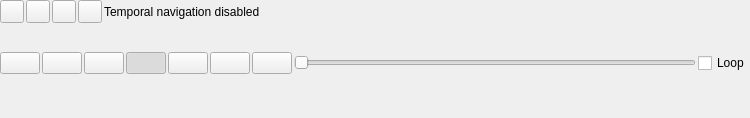
<?xml version="1.0" encoding="UTF-8"?>
<ui version="4.0">
 <class>QgsTemporalControllerWidgetBase</class>
 <widget class="QgsPanelWidget" name="QgsTemporalControllerWidgetBase">
  <property name="geometry">
   <rect>
    <x>0</x>
    <y>0</y>
    <width>750</width>
    <height>118</height>
   </rect>
  </property>
  <property name="windowTitle">
   <string>QgsDockWidget</string>
  </property>
  <layout class="QVBoxLayout" name="verticalLayout">
   <property name="leftMargin">
    <number>0</number>
   </property>
   <property name="topMargin">
    <number>0</number>
   </property>
   <property name="rightMargin">
    <number>0</number>
   </property>
   <property name="bottomMargin">
    <number>0</number>
   </property>
   <item>
    <layout class="QHBoxLayout" name="horizontalLayout">
     <property name="spacing">
      <number>2</number>
     </property>
     <item>
      <widget class="QToolButton" name="mNavigationOff">
       <property name="toolTip">
        <string>Turn off temporal navigation</string>
       </property>
       <property name="text">
        <string/>
       </property>
       <property name="icon">
        <iconset resource="../../images/images.qrc">
         <normaloff>:/images/themes/default/mTemporalNavigationOff.svg</normaloff>:/images/themes/default/mTemporalNavigationOff.svg</iconset>
       </property>
       <property name="checkable">
        <bool>true</bool>
       </property>
       <property name="autoRaise">
        <bool>false</bool>
       </property>
      </widget>
     </item>
     <item>
      <widget class="QToolButton" name="mNavigationFixedRange">
       <property name="toolTip">
        <string>Fixed range temporal navigation</string>
       </property>
       <property name="text">
        <string/>
       </property>
       <property name="icon">
        <iconset resource="../../images/images.qrc">
         <normaloff>:/images/themes/default/mTemporalNavigationFixedRange.svg</normaloff>:/images/themes/default/mTemporalNavigationFixedRange.svg</iconset>
       </property>
       <property name="checkable">
        <bool>true</bool>
       </property>
       <property name="autoRaise">
        <bool>false</bool>
       </property>
      </widget>
     </item>
     <item>
      <widget class="QToolButton" name="mNavigationAnimated">
       <property name="toolTip">
        <string>Animated temporal navigation</string>
       </property>
       <property name="text">
        <string/>
       </property>
       <property name="icon">
        <iconset resource="../../images/images.qrc">
         <normaloff>:/images/themes/default/mTemporalNavigationAnimated.svg</normaloff>:/images/themes/default/mTemporalNavigationAnimated.svg</iconset>
       </property>
       <property name="checkable">
        <bool>true</bool>
       </property>
       <property name="autoRaise">
        <bool>false</bool>
       </property>
      </widget>
     </item>
     <item>
      <widget class="QToolButton" name="mNavigationMovie">
       <property name="toolTip">
        <string>Animated temporal navigation</string>
       </property>
       <property name="text">
        <string/>
       </property>
       <property name="icon">
        <iconset resource="../../images/images.qrc">
         <normaloff>:/images/themes/default/mTemporalNavigationAnimated.svg</normaloff>:/images/themes/default/mTemporalNavigationAnimated.svg</iconset>
       </property>
       <property name="checkable">
        <bool>true</bool>
       </property>
       <property name="autoRaise">
        <bool>false</bool>
       </property>
      </widget>
     </item>
     <item>
      <widget class="QLabel" name="mCurrentRangeLabel">
       <property name="sizePolicy">
        <sizepolicy hsizetype="Expanding" vsizetype="Preferred">
         <horstretch>0</horstretch>
         <verstretch>0</verstretch>
        </sizepolicy>
       </property>
       <property name="text">
        <string>Temporal navigation disabled</string>
       </property>
      </widget>
     </item>
     <item>
      <widget class="QToolButton" name="mSettings">
       <property name="text">
        <string/>
       </property>
       <property name="icon">
        <iconset resource="../../images/images.qrc">
         <normaloff>:/images/themes/default/propertyicons/settings.svg</normaloff>:/images/themes/default/propertyicons/settings.svg</iconset>
       </property>
       <property name="autoRaise">
        <bool>true</bool>
       </property>
      </widget>
     </item>
    </layout>
   </item>
   <item>
    <widget class="QStackedWidget" name="mNavigationModeStackedWidget">
     <property name="currentIndex">
      <number>3</number>
     </property>
     <widget class="QWidget" name="p1">
      <layout class="QVBoxLayout" name="verticalLayoutP1">
       <property name="spacing">
        <number>2</number>
       </property>
       <property name="leftMargin">
        <number>0</number>
       </property>
       <property name="topMargin">
        <number>0</number>
       </property>
       <property name="rightMargin">
        <number>0</number>
       </property>
       <property name="bottomMargin">
        <number>0</number>
       </property>
      </layout>
     </widget>
     <widget class="QWidget" name="p2">
      <layout class="QVBoxLayout" name="verticalLayoutP2">
       <property name="spacing">
        <number>2</number>
       </property>
       <property name="leftMargin">
        <number>0</number>
       </property>
       <property name="topMargin">
        <number>0</number>
       </property>
       <property name="rightMargin">
        <number>0</number>
       </property>
       <property name="bottomMargin">
        <number>0</number>
       </property>
       <item>
        <layout class="QHBoxLayout" name="horizontalLayout_5">
         <item>
          <widget class="QLabel" name="mFixedRangeRangeLabel">
           <property name="text">
            <string>Range</string>
           </property>
          </widget>
         </item>
         <item>
          <widget class="QDateTimeEdit" name="mFixedRangeStartDateTime">
           <property name="sizePolicy">
            <sizepolicy hsizetype="MinimumExpanding" vsizetype="Fixed">
             <horstretch>0</horstretch>
             <verstretch>0</verstretch>
            </sizepolicy>
           </property>
           <property name="displayFormat">
            <string>M/d/yyyy h:mm AP</string>
           </property>
           <property name="timeSpec">
            <enum>Qt::UTC</enum>
           </property>
          </widget>
         </item>
         <item>
          <spacer name="horizontalSpacer_2">
           <property name="orientation">
            <enum>Qt::Horizontal</enum>
           </property>
           <property name="sizeType">
            <enum>QSizePolicy::Fixed</enum>
           </property>
           <property name="sizeHint" stdset="0">
            <size>
             <width>5</width>
             <height>20</height>
            </size>
           </property>
          </spacer>
         </item>
         <item>
          <widget class="QLabel" name="mFixedRangeRangeToLabel">
           <property name="text">
            <string>&lt;html&gt;&lt;head/&gt;&lt;body&gt;&lt;p&gt;≤ &lt;span style=&quot; font-style:italic;&quot;&gt;t&lt;/span&gt; &amp;lt;&lt;/p&gt;&lt;/body&gt;&lt;/html&gt;</string>
           </property>
          </widget>
         </item>
         <item>
          <spacer name="horizontalSpacer_3">
           <property name="orientation">
            <enum>Qt::Horizontal</enum>
           </property>
           <property name="sizeType">
            <enum>QSizePolicy::Fixed</enum>
           </property>
           <property name="sizeHint" stdset="0">
            <size>
             <width>5</width>
             <height>20</height>
            </size>
           </property>
          </spacer>
         </item>
         <item>
          <widget class="QDateTimeEdit" name="mFixedRangeEndDateTime">
           <property name="sizePolicy">
            <sizepolicy hsizetype="MinimumExpanding" vsizetype="Fixed">
             <horstretch>0</horstretch>
             <verstretch>0</verstretch>
            </sizepolicy>
           </property>
           <property name="displayFormat">
            <string>M/d/yyyy h:mm AP</string>
           </property>
           <property name="timeSpec">
            <enum>Qt::UTC</enum>
           </property>
          </widget>
         </item>
         <item>
          <widget class="QToolButton" name="mFixedRangeSetRangeButton">
           <property name="text">
            <string/>
           </property>
           <property name="icon">
            <iconset resource="../../images/images.qrc">
             <normaloff>:/images/themes/default/mActionRefresh.svg</normaloff>:/images/themes/default/mActionRefresh.svg</iconset>
           </property>
           <property name="autoRaise">
            <bool>true</bool>
           </property>
          </widget>
         </item>
         <item>
          <spacer name="horizontalSpacer2">
           <property name="orientation">
            <enum>Qt::Horizontal</enum>
           </property>
           <property name="sizeHint" stdset="0">
            <size>
             <width>40</width>
             <height>20</height>
            </size>
           </property>
          </spacer>
         </item>
        </layout>
       </item>
       <item>
        <spacer name="verticalSpacer2">
         <property name="orientation">
          <enum>Qt::Vertical</enum>
         </property>
         <property name="sizeHint" stdset="0">
          <size>
           <width>20</width>
           <height>40</height>
          </size>
         </property>
        </spacer>
       </item>
      </layout>
     </widget>
     <widget class="QWidget" name="p3">
      <layout class="QVBoxLayout" name="verticalLayoutP3">
       <property name="spacing">
        <number>2</number>
       </property>
       <property name="leftMargin">
        <number>0</number>
       </property>
       <property name="topMargin">
        <number>0</number>
       </property>
       <property name="rightMargin">
        <number>0</number>
       </property>
       <property name="bottomMargin">
        <number>0</number>
       </property>
       <item>
        <layout class="QHBoxLayout" name="horizontalLayout1">
         <property name="spacing">
          <number>2</number>
         </property>
         <item>
          <widget class="QPushButton" name="mRewindButton">
           <property name="text">
            <string/>
           </property>
           <property name="icon">
            <iconset resource="../../images/images.qrc">
             <normaloff>:/images/themes/default/temporal_navigation/rewindToStart.svg</normaloff>:/images/themes/default/temporal_navigation/rewindToStart.svg</iconset>
           </property>
          </widget>
         </item>
         <item>
          <widget class="QPushButton" name="mPreviousButton">
           <property name="text">
            <string/>
           </property>
           <property name="icon">
            <iconset resource="../../images/images.qrc">
             <normaloff>:/images/themes/default/temporal_navigation/previous.svg</normaloff>:/images/themes/default/temporal_navigation/previous.svg</iconset>
           </property>
          </widget>
         </item>
         <item>
          <widget class="QPushButton" name="mBackButton">
           <property name="text">
            <string/>
           </property>
           <property name="icon">
            <iconset resource="../../images/images.qrc">
             <normaloff>:/images/themes/default/temporal_navigation/back.svg</normaloff>:/images/themes/default/temporal_navigation/back.svg</iconset>
           </property>
           <property name="checkable">
            <bool>true</bool>
           </property>
          </widget>
         </item>
         <item>
          <widget class="QPushButton" name="mStopButton">
           <property name="text">
            <string/>
           </property>
           <property name="icon">
            <iconset resource="../../images/images.qrc">
             <normaloff>:/images/themes/default/temporal_navigation/pause.svg</normaloff>:/images/themes/default/temporal_navigation/pause.svg</iconset>
           </property>
           <property name="checkable">
            <bool>true</bool>
           </property>
           <property name="checked">
            <bool>true</bool>
           </property>
          </widget>
         </item>
         <item>
          <widget class="QPushButton" name="mForwardButton">
           <property name="text">
            <string/>
           </property>
           <property name="icon">
            <iconset resource="../../images/images.qrc">
             <normaloff>:/images/themes/default/temporal_navigation/forward.svg</normaloff>:/images/themes/default/temporal_navigation/forward.svg</iconset>
           </property>
           <property name="checkable">
            <bool>true</bool>
           </property>
          </widget>
         </item>
         <item>
          <widget class="QPushButton" name="mNextButton">
           <property name="text">
            <string/>
           </property>
           <property name="icon">
            <iconset resource="../../images/images.qrc">
             <normaloff>:/images/themes/default/temporal_navigation/next.svg</normaloff>:/images/themes/default/temporal_navigation/next.svg</iconset>
           </property>
          </widget>
         </item>
         <item>
          <widget class="QPushButton" name="mFastForwardButton">
           <property name="text">
            <string/>
           </property>
           <property name="icon">
            <iconset resource="../../images/images.qrc">
             <normaloff>:/images/themes/default/temporal_navigation/skipToEnd.svg</normaloff>:/images/themes/default/temporal_navigation/skipToEnd.svg</iconset>
           </property>
          </widget>
         </item>
         <item>
          <widget class="QSlider" name="mSlider">
           <property name="orientation">
            <enum>Qt::Horizontal</enum>
           </property>
           <property name="invertedAppearance">
            <bool>false</bool>
           </property>
           <property name="tickPosition">
            <enum>QSlider::NoTicks</enum>
           </property>
          </widget>
         </item>
         <item>
          <widget class="QCheckBox" name="mLoopingCheckBox">
           <property name="toolTip">
            <string>Automatically reset and repeat the animation endlessly</string>
           </property>
           <property name="text">
            <string>Loop</string>
           </property>
          </widget>
         </item>
        </layout>
       </item>
       <item>
        <layout class="QHBoxLayout" name="horizontalLayout_6">
         <item>
          <widget class="QLabel" name="mRangeLabel">
           <property name="text">
            <string>Animation range</string>
           </property>
          </widget>
         </item>
         <item>
          <widget class="QDateTimeEdit" name="mStartDateTime">
           <property name="sizePolicy">
            <sizepolicy hsizetype="MinimumExpanding" vsizetype="Fixed">
             <horstretch>0</horstretch>
             <verstretch>0</verstretch>
            </sizepolicy>
           </property>
           <property name="displayFormat">
            <string>M/d/yyyy h:mm AP</string>
           </property>
           <property name="timeSpec">
            <enum>Qt::UTC</enum>
           </property>
          </widget>
         </item>
         <item>
          <spacer name="horizontalSpacer_4">
           <property name="orientation">
            <enum>Qt::Horizontal</enum>
           </property>
           <property name="sizeType">
            <enum>QSizePolicy::Fixed</enum>
           </property>
           <property name="sizeHint" stdset="0">
            <size>
             <width>5</width>
             <height>20</height>
            </size>
           </property>
          </spacer>
         </item>
         <item>
          <widget class="QLabel" name="mRangeToLabel">
           <property name="text">
            <string>to</string>
           </property>
          </widget>
         </item>
         <item>
          <spacer name="horizontalSpacer_5">
           <property name="orientation">
            <enum>Qt::Horizontal</enum>
           </property>
           <property name="sizeType">
            <enum>QSizePolicy::Fixed</enum>
           </property>
           <property name="sizeHint" stdset="0">
            <size>
             <width>5</width>
             <height>20</height>
            </size>
           </property>
          </spacer>
         </item>
         <item>
          <widget class="QDateTimeEdit" name="mEndDateTime">
           <property name="sizePolicy">
            <sizepolicy hsizetype="MinimumExpanding" vsizetype="Fixed">
             <horstretch>0</horstretch>
             <verstretch>0</verstretch>
            </sizepolicy>
           </property>
           <property name="displayFormat">
            <string>M/d/yyyy h:mm AP</string>
           </property>
           <property name="timeSpec">
            <enum>Qt::UTC</enum>
           </property>
          </widget>
         </item>
         <item>
          <widget class="QToolButton" name="mSetRangeButton">
           <property name="text">
            <string/>
           </property>
           <property name="icon">
            <iconset resource="../../images/images.qrc">
             <normaloff>:/images/themes/default/mActionRefresh.svg</normaloff>:/images/themes/default/mActionRefresh.svg</iconset>
           </property>
           <property name="autoRaise">
            <bool>true</bool>
           </property>
          </widget>
         </item>
         <item>
          <widget class="QLabel" name="mStepLabel">
           <property name="text">
            <string>Step</string>
           </property>
          </widget>
         </item>
         <item>
          <widget class="QgsDoubleSpinBox" name="mStepSpinBox">
           <property name="sizePolicy">
            <sizepolicy hsizetype="Maximum" vsizetype="Fixed">
             <horstretch>0</horstretch>
             <verstretch>0</verstretch>
            </sizepolicy>
           </property>
           <property name="maximumSize">
            <size>
             <width>130</width>
             <height>16777215</height>
            </size>
           </property>
           <property name="decimals">
            <number>3</number>
           </property>
          </widget>
         </item>
         <item>
          <widget class="QComboBox" name="mTimeStepsComboBox">
           <property name="editable">
            <bool>false</bool>
           </property>
           <property name="currentText">
            <string/>
           </property>
          </widget>
         </item>
         <item>
          <widget class="QToolButton" name="mExportAnimationButton">
           <property name="toolTip">
            <string>Export Animation</string>
           </property>
           <property name="text">
            <string/>
           </property>
           <property name="icon">
            <iconset resource="../../images/images.qrc">
             <normaloff>:/images/themes/default/mActionFileSave.svg</normaloff>:/images/themes/default/mActionFileSave.svg</iconset>
           </property>
           <property name="autoRaise">
            <bool>true</bool>
           </property>
          </widget>
         </item>
         <item>
          <spacer name="horizontalSpacer">
           <property name="orientation">
            <enum>Qt::Horizontal</enum>
           </property>
           <property name="sizeHint" stdset="0">
            <size>
             <width>40</width>
             <height>20</height>
            </size>
           </property>
          </spacer>
         </item>
        </layout>
       </item>
       <item>
        <spacer name="verticalSpacer_2">
         <property name="orientation">
          <enum>Qt::Vertical</enum>
         </property>
         <property name="sizeHint" stdset="0">
          <size>
           <width>20</width>
           <height>40</height>
          </size>
         </property>
        </spacer>
       </item>
      </layout>
     </widget>
     <widget class="QWidget" name="page">
      <layout class="QGridLayout" name="gridLayout">
       <property name="leftMargin">
        <number>0</number>
       </property>
       <property name="topMargin">
        <number>0</number>
       </property>
       <property name="rightMargin">
        <number>0</number>
       </property>
       <property name="bottomMargin">
        <number>0</number>
       </property>
       <item row="0" column="0">
        <layout class="QHBoxLayout" name="horizontalLayout1_2">
         <property name="spacing">
          <number>2</number>
         </property>
         <item>
          <widget class="QPushButton" name="mRewindButton_2">
           <property name="text">
            <string/>
           </property>
           <property name="icon">
            <iconset resource="../../images/images.qrc">
             <normaloff>:/images/themes/default/temporal_navigation/rewindToStart.svg</normaloff>:/images/themes/default/temporal_navigation/rewindToStart.svg</iconset>
           </property>
          </widget>
         </item>
         <item>
          <widget class="QPushButton" name="mPreviousButton_2">
           <property name="text">
            <string/>
           </property>
           <property name="icon">
            <iconset resource="../../images/images.qrc">
             <normaloff>:/images/themes/default/temporal_navigation/previous.svg</normaloff>:/images/themes/default/temporal_navigation/previous.svg</iconset>
           </property>
          </widget>
         </item>
         <item>
          <widget class="QPushButton" name="mBackButton_2">
           <property name="text">
            <string/>
           </property>
           <property name="icon">
            <iconset resource="../../images/images.qrc">
             <normaloff>:/images/themes/default/temporal_navigation/back.svg</normaloff>:/images/themes/default/temporal_navigation/back.svg</iconset>
           </property>
           <property name="checkable">
            <bool>true</bool>
           </property>
          </widget>
         </item>
         <item>
          <widget class="QPushButton" name="mStopButton_2">
           <property name="text">
            <string/>
           </property>
           <property name="icon">
            <iconset resource="../../images/images.qrc">
             <normaloff>:/images/themes/default/temporal_navigation/pause.svg</normaloff>:/images/themes/default/temporal_navigation/pause.svg</iconset>
           </property>
           <property name="checkable">
            <bool>true</bool>
           </property>
           <property name="checked">
            <bool>true</bool>
           </property>
          </widget>
         </item>
         <item>
          <widget class="QPushButton" name="mForwardButton_2">
           <property name="text">
            <string/>
           </property>
           <property name="icon">
            <iconset resource="../../images/images.qrc">
             <normaloff>:/images/themes/default/temporal_navigation/forward.svg</normaloff>:/images/themes/default/temporal_navigation/forward.svg</iconset>
           </property>
           <property name="checkable">
            <bool>true</bool>
           </property>
          </widget>
         </item>
         <item>
          <widget class="QPushButton" name="mNextButton_2">
           <property name="text">
            <string/>
           </property>
           <property name="icon">
            <iconset resource="../../images/images.qrc">
             <normaloff>:/images/themes/default/temporal_navigation/next.svg</normaloff>:/images/themes/default/temporal_navigation/next.svg</iconset>
           </property>
          </widget>
         </item>
         <item>
          <widget class="QPushButton" name="mFastForwardButton_2">
           <property name="text">
            <string/>
           </property>
           <property name="icon">
            <iconset resource="../../images/images.qrc">
             <normaloff>:/images/themes/default/temporal_navigation/skipToEnd.svg</normaloff>:/images/themes/default/temporal_navigation/skipToEnd.svg</iconset>
           </property>
          </widget>
         </item>
         <item>
          <widget class="QSlider" name="mSlider_2">
           <property name="orientation">
            <enum>Qt::Horizontal</enum>
           </property>
           <property name="invertedAppearance">
            <bool>false</bool>
           </property>
           <property name="tickPosition">
            <enum>QSlider::NoTicks</enum>
           </property>
          </widget>
         </item>
         <item>
          <widget class="QCheckBox" name="mLoopingCheckBox_2">
           <property name="toolTip">
            <string>Automatically reset and repeat the animation endlessly</string>
           </property>
           <property name="text">
            <string>Loop</string>
           </property>
          </widget>
         </item>
        </layout>
       </item>
      </layout>
     </widget>
    </widget>
   </item>
   <item>
    <spacer name="verticalSpacer">
     <property name="orientation">
      <enum>Qt::Vertical</enum>
     </property>
     <property name="sizeHint" stdset="0">
      <size>
       <width>20</width>
       <height>40</height>
      </size>
     </property>
    </spacer>
   </item>
  </layout>
 </widget>
 <customwidgets>
  <customwidget>
   <class>QgsDoubleSpinBox</class>
   <extends>QDoubleSpinBox</extends>
   <header>qgsdoublespinbox.h</header>
  </customwidget>
  <customwidget>
   <class>QgsPanelWidget</class>
   <extends>QWidget</extends>
   <header>qgspanelwidget.h</header>
   <container>1</container>
  </customwidget>
 </customwidgets>
 <resources>
  <include location="../../images/images.qrc"/>
 </resources>
 <connections/>
</ui>
